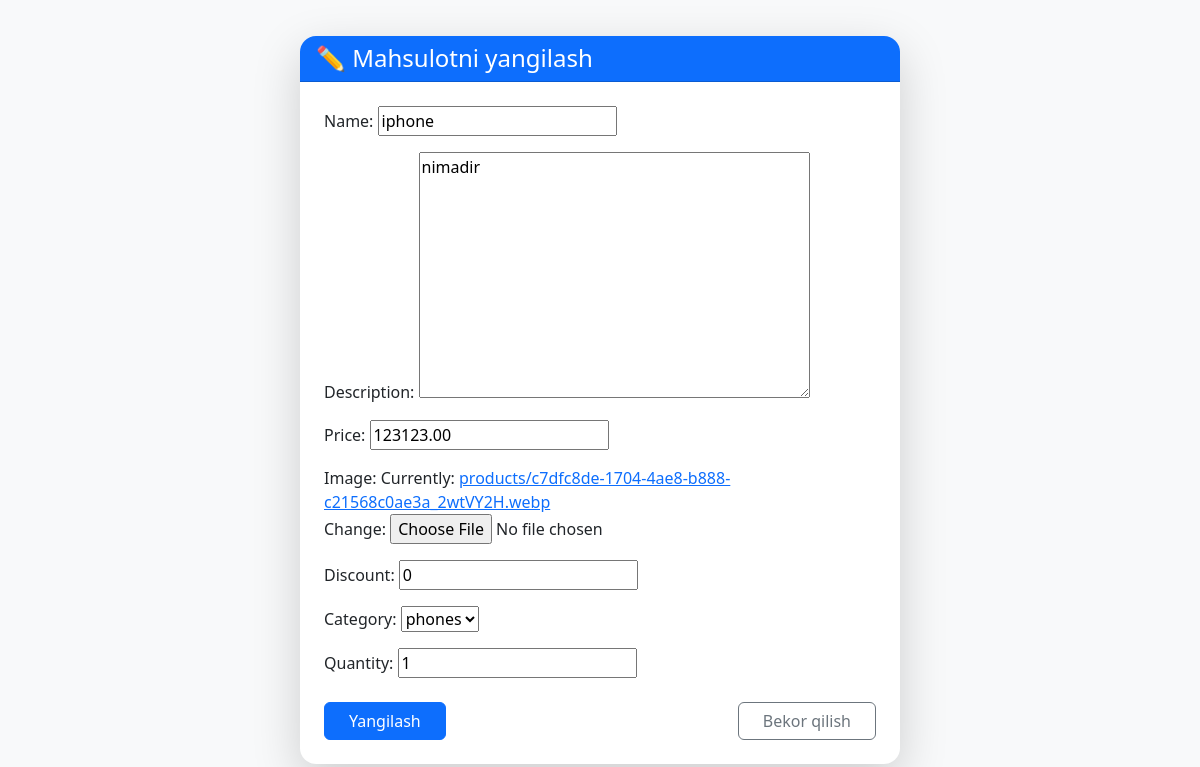
The app's page /update_product/4/ with its own data.
### shop/models.py (models this page shows, shortened)
class baseModel(models.Model):
    created_at = models.DateTimeField(auto_now_add=True)
    updated_at = models.DateTimeField(auto_now=True)
    class Meta:
        abstract = True

class Product(baseModel):
    name = models.CharField(max_length=100, unique=True)
    description = models.TextField()
    price = models.DecimalField(max_digits=10, decimal_places=2)
    image = models.ImageField(upload_to='products/')
    discount = models.IntegerField(default=0)
    category = models.ForeignKey(Category, on_delete=models.CASCADE, related_name='products' , null=True, blank=True)
    quantity = models.IntegerField(default=1 , blank =True)
    class Meta:
        ordering = ['-created_at']

### shop/views.py (the view, shortened to what this page needs)
# urls.py: path('update_product/<int:product_id>/', views.update_product, name='update_product'),
def update_product(request, product_id):
    product = get_object_or_404(Product, id=product_id)
    form = ProductForm(instance=product)
    context = {
        'form': form,
        'product': product
    }
    return render(request, 'shop/update_product.html', context)

### shop/forms.py
class ProductForm(forms.ModelForm):
    class Meta:
        model = Product
        fields = '__all__'

### shop/models.py (called while the page is built)
    def __str__(self):
        return self.title

### shop/templates/shop/update_product.html (shortened to what this page needs)
{% load static %}
<!DOCTYPE html>
<html lang="uz">
<head>
    <link href="https://cdn.jsdelivr.net/npm/bootstrap@5.3.3/dist/css/bootstrap.min.css" rel="stylesheet">
</head>
<body class="bg-light">
    <div class="container d-flex justify-content-center align-items-center vh-100">
        <div class="card shadow-lg border-0 rounded-4" style="max-width: 600px; width: 100%;">
            <div class="card-header bg-primary text-white rounded-top-4">
                <h4 class="mb-0">✏️ Mahsulotni yangilash</h4>
            </div>
            <div class="card-body p-4">
                <form method="post" enctype="multipart/form-data">
                    {{ form.as_p }}
                    <div class="d-flex justify-content-between mt-4">
                        <button type="submit" class="btn btn-primary px-4">Yangilash</button>
                        <a href="{% url 'index' %}" class="btn btn-outline-secondary px-4">Bekor qilish</a>
                    </div>
                </form>
            </div>
        </div>
    </div>
</body>
</html>

### records on screen
Product: name "iphone", description "nimadir", price "123123.00", discount "0", category "phones", quantity "1"
